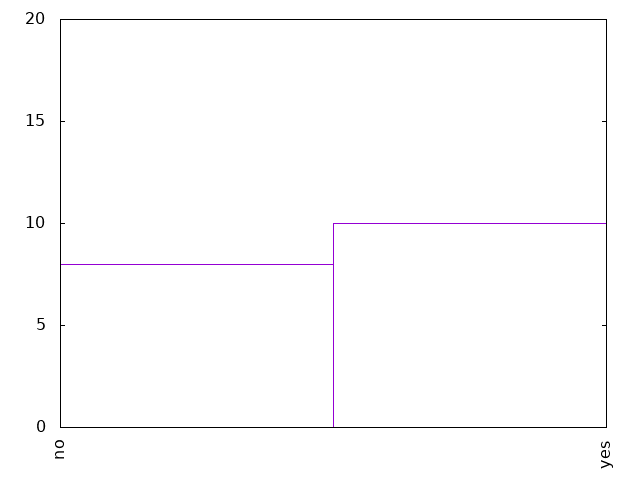

Source code (gnuplot):
set term png
set out "18-20activities.png"
set key off
set xtics rotate
set yrange[0:20]

plot '18-20activities.dat' using 1:xticlabel(2) with boxes
